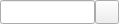
<?xml version="1.0" encoding="UTF-8"?>
<ui version="4.0">
 <author>R, Reucher</author>
 <class>DirectoryEditWidget</class>
 <widget class="QWidget" name="DirectoryEditWidget">
  <property name="geometry">
   <rect>
    <x>0</x>
    <y>0</y>
    <width>119</width>
    <height>24</height>
   </rect>
  </property>
  <layout class="QGridLayout" name="gridLayout_2">
   <property name="margin">
    <number>0</number>
   </property>
   <property name="spacing">
    <number>0</number>
   </property>
   <item row="0" column="0">
    <widget class="QFrame" name="frame">
     <property name="autoFillBackground">
      <bool>true</bool>
     </property>
     <property name="frameShape">
      <enum>QFrame::NoFrame</enum>
     </property>
     <property name="frameShadow">
      <enum>QFrame::Plain</enum>
     </property>
     <layout class="QGridLayout" name="gridLayout">
      <property name="margin">
       <number>0</number>
      </property>
      <property name="spacing">
       <number>0</number>
      </property>
      <item row="0" column="0">
       <widget class="QLineEdit" name="lineEditDirectory">
        <property name="sizePolicy">
         <sizepolicy hsizetype="Expanding" vsizetype="Minimum">
          <horstretch>0</horstretch>
          <verstretch>0</verstretch>
         </sizepolicy>
        </property>
       </widget>
      </item>
      <item row="0" column="1">
       <widget class="QToolButton" name="toolButtonBrowse">
        <property name="sizePolicy">
         <sizepolicy hsizetype="Fixed" vsizetype="Minimum">
          <horstretch>0</horstretch>
          <verstretch>0</verstretch>
         </sizepolicy>
        </property>
        <property name="icon">
         <iconset resource="qmc2.qrc">
          <normaloff>:/data/img/fileopen.png</normaloff>:/data/img/fileopen.png</iconset>
        </property>
       </widget>
      </item>
     </layout>
    </widget>
   </item>
  </layout>
 </widget>
 <layoutdefault spacing="6" margin="6"/>
 <resources>
  <include location="qmc2.qrc"/>
 </resources>
 <connections/>
</ui>
